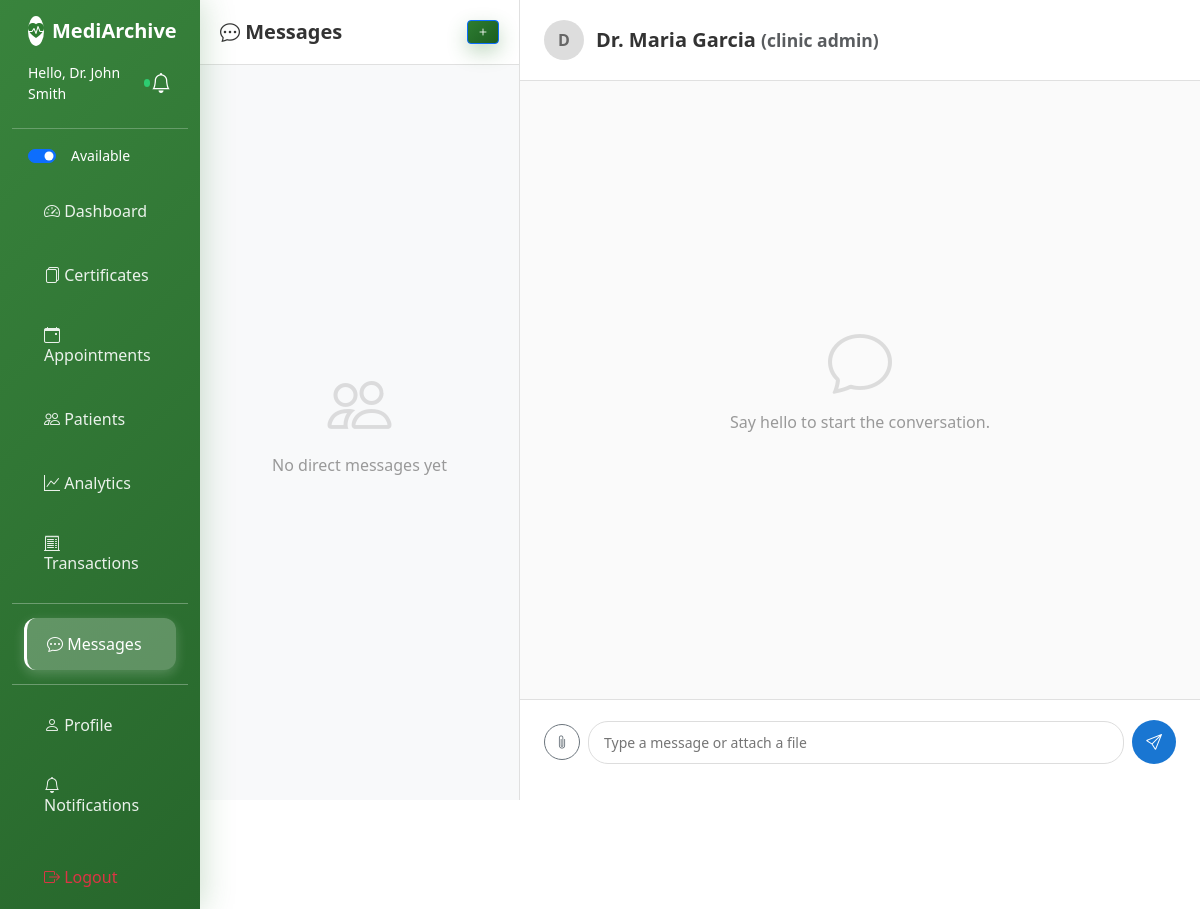
Page /views/chat.php?mode=direct&dm=2 (signed in) on the committed database.
### tables this page shows
CREATE TABLE IF NOT EXISTS clinics (
    id INT PRIMARY KEY AUTO_INCREMENT,
    user_id INT NOT NULL,
    clinic_name VARCHAR(100) NOT NULL,
    license_number VARCHAR(50),
    medical_license VARCHAR(100) NOT NULL,
    specialization VARCHAR(100) NOT NULL,
    address TEXT,
    contact_phone VARCHAR(20),
    signature_path VARCHAR(255) NULL COMMENT 'Path to doctor signature image',
    seal_path VARCHAR(255) NULL COMMENT 'Path to clinic seal image',
    is_available BOOLEAN DEFAULT TRUE COMMENT 'Clinic availability for chat/appointments',
    available_from TIME DEFAULT '09:00:00',
    available_to TIME DEFAULT '17:00:00',
    created_at TIMESTAMP DEFAULT CURRENT_TIMESTAMP,
    FOREIGN KEY (user_id) REFERENCES users(id) ON DELETE CASCADE,
    INDEX idx_user_id (user_id),
    INDEX idx_specialization (specialization),
    INDEX idx_is_available (is_available)
);

CREATE TABLE IF NOT EXISTS users (
    id INT PRIMARY KEY AUTO_INCREMENT,
    username VARCHAR(50) UNIQUE NOT NULL,
    email VARCHAR(100) UNIQUE NOT NULL,
    password VARCHAR(255) NOT NULL,
    full_name VARCHAR(100) NOT NULL,
    role ENUM('clinic_admin', 'patient', 'web_admin') NOT NULL DEFAULT 'patient',
    phone VARCHAR(20),
    profile_photo VARCHAR(255) NULL COMMENT 'Path to user profile photo',
    home_address TEXT NULL COMMENT 'User home address',
    dashboard_layout TEXT DEFAULT NULL COMMENT 'JSON for widget positions and preferences',
    created_at TIMESTAMP DEFAULT CURRENT_TIMESTAMP,
    INDEX idx_username (username),
    INDEX idx_email (email),
    INDEX idx_role (role)
);

### views/chat.php (the view, shortened to what the rows shown need)
<?php
require_once '../config.php';
$db = Database::getInstance();
$user_id = $_SESSION['user_id'];
$selected_dm_user = isset($_GET['dm']) ? intval($_GET['dm']) : null;
$selected_dm_pair = null;
try {
    $db->execute("CREATE TABLE IF NOT EXISTS direct_messages (
        id INT PRIMARY KEY AUTO_INCREMENT,
        sender_id INT NOT NULL,
        receiver_id INT NOT NULL,
        message TEXT NOT NULL,
        is_read TINYINT(1) DEFAULT 0,
        created_at TIMESTAMP DEFAULT CURRENT_TIMESTAMP,
        INDEX idx_pair (sender_id, receiver_id),
        INDEX idx_receiver (receiver_id)
    ) ENGINE=InnoDB DEFAULT CHARSET=utf8mb4");
} catch (Exception $e) {
}
if (isWebAdmin()) {
    $dmPartners = $db->fetchAll("
        SELECT
            pairs.user_a,
            pairs.user_b,
            pairs.last_at,
            ua.full_name AS user_a_name,
            ua.role AS user_a_role,
            ub.full_name AS user_b_name,
            ub.role AS user_b_role,
            (SELECT message FROM direct_messages dm2
             WHERE (dm2.sender_id = pairs.user_a AND dm2.receiver_id = pairs.user_b)
                OR (dm2.sender_id = pairs.user_b AND dm2.receiver_id = pairs.user_a)
             ORDER BY dm2.created_at DESC LIMIT 1) AS last_message
        FROM (
            SELECT
                LEAST(sender_id, receiver_id) AS user_a,
                GREATEST(sender_id, receiver_id) AS user_b,
                MAX(created_at) AS last_at
            FROM direct_messages
            GROUP BY LEAST(sender_id, receiver_id), GREATEST(sender_id, receiver_id)
        ) pairs
        JOIN users ua ON ua.id = pairs.user_a
        JOIN users ub ON ub.id = pairs.user_b
        ORDER BY pairs.last_at DESC
    ");
} else {
    $dmPartners = $db->fetchAll("
        SELECT u.id, u.full_name, u.role, u.profile_photo,
            (SELECT message FROM direct_messages d2
             WHERE (d2.sender_id = u.id AND d2.receiver_id = ?) OR (d2.sender_id = ? AND d2.receiver_id = u.id)
             ORDER BY d2.created_at DESC LIMIT 1) AS last_message,
            (SELECT created_at FROM direct_messages d3
             WHERE (d3.sender_id = u.id AND d3.receiver_id = ?) OR (d3.sender_id = ? AND d3.receiver_id = u.id)
             ORDER BY d3.created_at DESC LIMIT 1) AS last_at,
            (SELECT COUNT(*) FROM direct_messages d4
             WHERE d4.sender_id = u.id AND d4.receiver_id = ? AND d4.is_read = 0) AS unread
        FROM users u
        WHERE u.id <> ?
          AND EXISTS (
              SELECT 1 FROM direct_messages d
              WHERE (d.sender_id = u.id AND d.receiver_id = ?) OR (d.sender_id = ? AND d.receiver_id = u.id)
          )
        ORDER BY last_at DESC
    ", [$user_id, $user_id, $user_id, $user_id, $user_id, $user_id, $user_id, $user_id]);
}
$dmPartner = null;
if (isWebAdmin()) {
    if ($selected_dm_pair) {
        $pairInfo = null;
        foreach ($dmPartners as $pair) {
            $key = $pair['user_a'] . '-' . $pair['user_b'];
            if ($key === $selected_dm_pair) {
                $pairInfo = $pair;
                break;
            }
        }
        if ($pairInfo) {
            $userA = intval($pairInfo['user_a']);
            $userB = intval($pairInfo['user_b']);
            $dmMessages = $db->fetchAll("
                SELECT dm.*, u.full_name as sender_name, u.profile_photo
                FROM direct_messages dm
                JOIN users u ON dm.sender_id = u.id
                WHERE (dm.sender_id = ? AND dm.receiver_id = ?) OR (dm.sender_id = ? AND dm.receiver_id = ?)
                ORDER BY dm.created_at ASC
            ", [$userA, $userB, $userB, $userA]);
            $dmPartner = [
                'display_name' => ($pairInfo['user_a_name'] ?? 'User') . ' ↔ ' . ($pairInfo['user_b_name'] ?? 'User'),
                'role_label' => str_replace('_', ' ', $pairInfo['user_a_role'] ?? '') . ' ↔ ' . str_replace('_', ' ', $pairInfo['user_b_role'] ?? ''),
                'is_moderation' => true,
                'user_a' => $userA,
                'user_b' => $userB
            ];
            $mode = 'direct';
        }
    }
} elseif ($selected_dm_user) {
    $dmPartner = $db->fetch("SELECT id, full_name, role, profile_photo FROM users WHERE id = ?", [$selected_dm_user]);
}
?>
<!DOCTYPE html>
<html lang="en">
<head>
<link href="https://cdn.jsdelivr.net/npm/bootstrap@5.3.0/dist/css/bootstrap.min.css" rel="stylesheet">
<link rel="stylesheet" href="https://cdn.jsdelivr.net/npm/bootstrap-icons@1.10.0/font/bootstrap-icons.css">
</head>
<body>
<div class="container-fluid">
    <div class="row">
        <?php include 'includes/sidebar.php'; ?>
        <main class="col-md-9 ms-sm-auto col-lg-10 px-0">
            <div class="chat-wrapper">
        <div class="chat-main">
            <?php if ($dmPartner): ?>
                <div class="chat-header">
                    <div class="chat-header-info">
                        <?php if (!empty($dmPartner['is_moderation'])): ?>
                        <div class="chat-header-avatar">
                            <i class="bi bi-shield-eye"></i>
                        </div>
                        <h5><?php echo htmlspecialchars($dmPartner['display_name']); ?> <span class="text-muted small">Moderation View</span></h5>
                        <?php else: ?>
                        <div class="chat-header-avatar">
                            <?php if (!empty($dmPartner['profile_photo']) && file_exists('../' . $dmPartner['profile_photo'])): ?>
                            <img src="../<?php echo htmlspecialchars($dmPartner['profile_photo']); ?>" alt="Avatar">
                            <?php else: ?>
                            <?php echo strtoupper(substr($dmPartner['full_name'], 0, 1)); ?>
                            <?php endif; ?>
                        </div>
                        <h5><?php echo htmlspecialchars($dmPartner['full_name']); ?> <span class="text-muted small">(<?php echo str_replace('_',' ', $dmPartner['role']); ?>)</span></h5>
                        <?php endif; ?>
                    </div>
                </div>
            <?php endif; ?>
        </div>
    </div>
            </div>
    </div>
</body>
</html>

### views/includes/sidebar.php (shortened to what the rows shown need)
<nav class="col-md-3 col-lg-2 d-md-block sidebar collapse">
    <div class="position-sticky pt-3">
        <?php if (isset($_SESSION['full_name'])): ?>
                    <?php if (isClinicAdmin()): ?>
                        <?php
                        try {
                            $row = DB()->fetch("SELECT is_available FROM clinics WHERE user_id = ?", [$_SESSION['user_id']]);
                            $isAvail = $row ? intval($row['is_available']) : 0;
                        } catch (Exception $e) { $isAvail = 0; }
                        ?>
                    <?php endif; ?>
        <?php endif; ?>
        <ul class="nav flex-column">
            <?php if (isClinicAdmin()): ?>
            <li class="nav-item px-3 mb-2">
                <div class="form-check form-switch text-white small">
                    <input class="form-check-input" type="checkbox" role="switch" id="availabilitySwitch" <?php echo $isAvail ? 'checked' : ''; ?> onclick="setAvailability(this.checked)">
                    <label class="form-check-label ms-2" for="availabilitySwitch">Available</label>
                </div>
            </li>
            <?php endif; ?>
        </ul>
    </div>
</nav>

### rows in the picture
clinics: is_available "☑"
users: full_name "D", full_name "Dr. Maria Garcia", role "clinic admin"

### other values in the picture
$_SESSION['full_name'] "Dr. John Smith"
